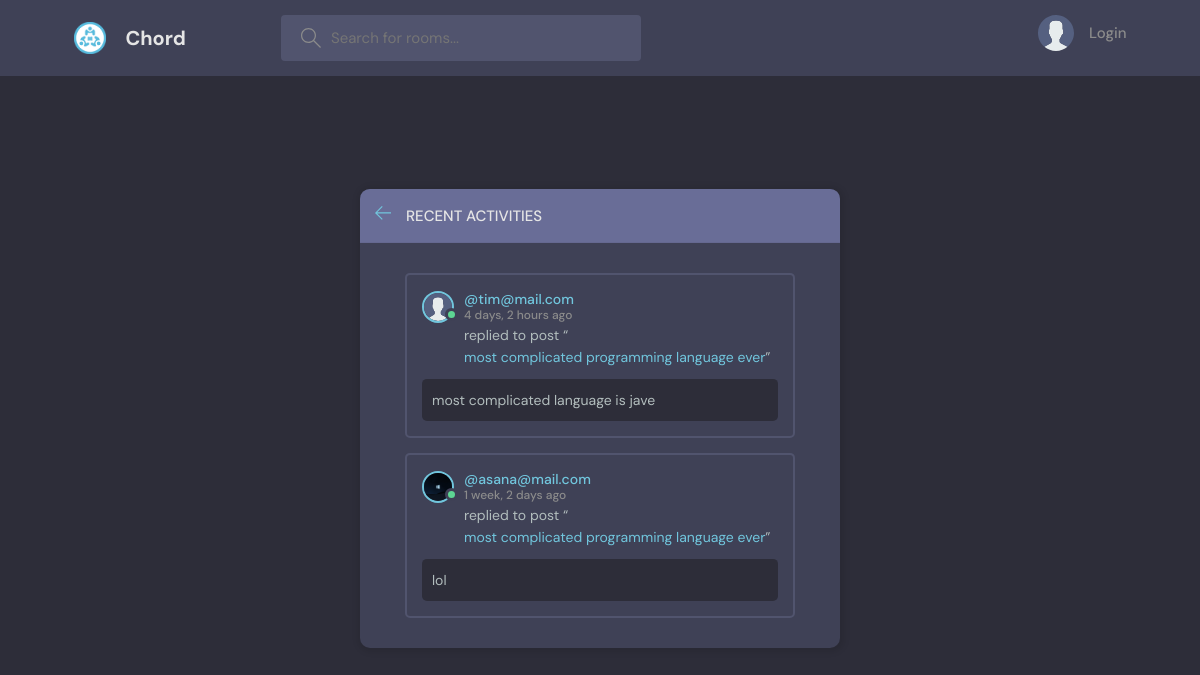
The page /activity/ on the database its author committed.
### base/models.py (models this page shows)
class Message(models.Model):
    user = models.ForeignKey(User, on_delete=models.CASCADE) #one to many relationships
    room = models.ForeignKey(Room, on_delete=models.CASCADE)
    body = models.TextField()
    updated = models.DateTimeField(auto_now=True) #gets current date
    created = models.DateTimeField(auto_now_add=True) #gets original date
    class Meta:
        ordering = ['-updated', '-created']
    def __str__(self):
        return self.body[:50]

class User(AbstractUser):
    name = models.CharField(max_length=200, null=True)
    email = models.EmailField(unique=True, null=True)
    bio = models.TextField(null=True)
    avatar = models.ImageField(null=True, default="avatar.svg")
    USERNAME_FIELD = 'email'
    REQUIRED_FIELDS = []

class Room(models.Model):
    host = models.ForeignKey(User, on_delete=models.SET_NULL, null=True)
    topic = models.ForeignKey(Topic, on_delete=models.SET_NULL, null=True)
    name = models.CharField(max_length=200) #character feild
    description = models.TextField(null=True, blank=True) #text feild
    participants = models.ManyToManyField(User, related_name='participants', blank=True)
    updated = models.DateTimeField(auto_now=True) #gets current date
    created = models.DateTimeField(auto_now_add=True) #gets original date
    def __str__(self):
        return self.name
    class Meta:
        ordering = ['-updated', '-created']

### base/views.py (the view)
# urls.py: path("activity/", views.activityPage, name="activity"),
def activityPage(request):
    room_messages = Message.objects.all()
    return render(request, 'base/activity.html', {"room_messages" : room_messages})

### base/templates/base/activity.html (shortened to what this page needs)
{% extends 'main.html' %}
{% block content %}
    <main class="layout">
      <div class="container">
        <div class="layout__box">
          <div class="layout__boxHeader">
            <div class="layout__boxTitle">
              <a href="{% url 'home' %}">
                <svg version="1.1" xmlns="http://www.w3.org/2000/svg" width="32" height="32" viewBox="0 0 32 32">
                  <title>arrow-left</title>
                  <path
                    d="M13.723 2.286l-13.723 13.714 13.719 13.714 1.616-1.611-10.96-10.96h27.625v-2.286h-27.625l10.965-10.965-1.616-1.607z"
                  ></path>
                </svg>
              </a>
              <h3>Recent Activities</h3>
            </div>
          </div>
          <div class="activities-page layout__body">
          {% for rm in room_messages %}
            <div class="activities__box">
              <div class="activities__boxHeader roomListRoom__header">
                <a href="profile.html" class="roomListRoom__author">
                  <div class="avatar avatar--small active">
                    <img src="{{rm.user.avatar.url}}" />
                  </div>
                  <p>
                    @{{ rm.user }}
                    <span>{{ rm.created|timesince }} ago</span>
                  </p>
                </a>
              </div>
              <div class="activities__boxContent">
                <p>replied to post “<a href="{% url 'room' rm.room.id %}">{{rm.room}}</a>”</p>
                <div class="activities__boxRoomContent">
                 {{rm}}
                </div>
              </div>
            </div>
          {% endfor %}
          </div>
        </div>
      </div>
    </main>
{% endblock  %}

### static/styles/style.css (style rules this page uses)
:root { --color-main: #71c6dd; --color-main-light: #e1f6fb; --color-dark: #3f4156; --color-dark-medium: #51546e; --color-dark-light: #696d97; --color-light: #e5e5e5; --color-gray: #8b8b8b; --color-light-gray: #b2bdbd; --color-bg: #2d2d39; --color-success: #5dd693; --color-error: #fc4b0b; }
* { font-family: "DM Sans", -apple-system, BlinkMacSystemFont, "Segoe UI", Roboto, Oxygen, Ubuntu, Cantarell, "Open Sans", "Helvetica Neue", sans-serif; margin: 0; padding: 0; box-sizing: border-box; text-rendering: optimizeLegibility; font-size: inherit; }
html { font-size: 56.25%; }
@media only screen and (min-width: 1200px) { html { font-size: 62.5%; } }
body { line-height: 1.6; font-weight: 400; font-size: 1.5rem; color: var(--color-light-gray); background-color: var(--color-bg); min-height: 100vh; }
img { width: 100%; }
a { display: inline-block; color: var(--color-main); text-decoration: none; }
.container { max-width: 120rem; width: 90%; margin: auto; }
.avatar { position: relative; display: inline-block; border-radius: 50%; border: 2px solid var(--color-main); }
.avatar img { display: block; border-radius: 50%; object-fit: cover; object-position: center; }
.avatar::after { content: ""; display: block; position: absolute; background-color: var(--color-gray); z-index: 111; border-radius: 50%; border: 0.3rem solid var(--color-dark); }
.avatar.active::after { background-color: var(--color-success); }
.avatar.avatar--small img { width: 2.8rem; height: 2.8rem; }
.avatar.avatar--small:after { width: 0.7rem; height: 0.7rem; bottom: 0px; right: -6px; }
.layout { margin-top: 2.4rem; }
.layout > .container { display: flex; justify-content: space-between; align-items: flex-start; }
.layout__box { width: 90%; max-width: 48rem; min-height: 40rem; position: absolute; top: 50%; left: 50%; transform: translate(-50%, -46%); background-color: var(--color-dark); border-radius: 1rem; box-shadow: 1px 1px 6px 3px rgba(0, 0, 0, 0.1); overflow: hidden; }
.layout__boxHeader { display: flex; padding: 1.5rem; background-color: var(--color-dark-light); }
.layout__boxTitle { display: flex; gap: 1.5rem; align-items: center; }
.layout__boxTitle h3 { text-transform: uppercase; font-weight: 500; color: var(--color-light); }
.layout__boxTitle svg { width: 1.6rem; height: 1.6rem; fill: var(--color-main); }
.layout__body { margin: 3rem; }
.roomListRoom__header { display: flex; justify-content: space-between; align-items: center; }
.roomListRoom__author { font-weight: 500; display: flex; align-items: center; gap: 1rem; }
.activities__box { margin: 1.5rem; padding: 1.5rem; border: 2px solid var(--color-dark-medium); border-radius: 5px; }
.activities__boxHeader p { font-size: 1.4rem; line-height: 1.3; }
.activities__boxHeader p span { color: var(--color-gray); font-size: 1.2rem; display: block; }
.activities__boxContent { margin-left: 4.2rem; }
.activities__boxContent { font-size: 1.4rem; }
.activities__boxRoomContent { background: var(--color-bg); padding: 1rem; border-radius: 5px; margin-top: 1rem; margin-left: -4.2rem; }

### rows shown on the page
Message: user.avatar (placeholder picture), user "tim@mail.com", created "4 days, 2 hours", room "most complicated programming language ever", body "most complicated language is jave"
Message: user.avatar (picture), user "asana@mail.com", created "1 week, 2 days", room "most complicated programming language ever", body "lol"
